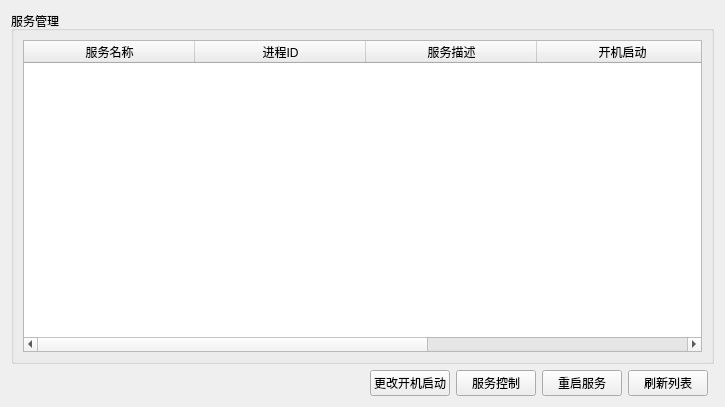
<?xml version="1.0" encoding="UTF-8"?>
<ui version="4.0">
 <class>SvrMgrPage</class>
 <widget class="QWidget" name="SvrMgrPage">
  <property name="geometry">
   <rect>
    <x>0</x>
    <y>0</y>
    <width>725</width>
    <height>407</height>
   </rect>
  </property>
  <property name="windowTitle">
   <string>Form</string>
  </property>
  <layout class="QGridLayout" name="gridLayout">
   <item row="1" column="4">
    <widget class="QPushButton" name="freshButton">
     <property name="text">
      <string>刷新列表</string>
     </property>
    </widget>
   </item>
   <item row="1" column="1">
    <widget class="QPushButton" name="setBootButton">
     <property name="text">
      <string>更改开机启动</string>
     </property>
    </widget>
   </item>
   <item row="1" column="2">
    <widget class="QPushButton" name="openSvrButton">
     <property name="text">
      <string>服务控制</string>
     </property>
    </widget>
   </item>
   <item row="0" column="0" colspan="6">
    <widget class="QGroupBox" name="groupBox_3">
     <property name="enabled">
      <bool>true</bool>
     </property>
     <property name="title">
      <string>服务管理</string>
     </property>
     <layout class="QHBoxLayout" name="horizontalLayout_2">
      <item>
       <widget class="QTableWidget" name="svrTableWidget">
        <attribute name="horizontalHeaderCascadingSectionResizes">
         <bool>false</bool>
        </attribute>
        <attribute name="horizontalHeaderDefaultSectionSize">
         <number>171</number>
        </attribute>
        <column>
         <property name="text">
          <string>服务名称</string>
         </property>
        </column>
        <column>
         <property name="text">
          <string>进程ID</string>
         </property>
        </column>
        <column>
         <property name="text">
          <string>服务描述</string>
         </property>
        </column>
        <column>
         <property name="text">
          <string>开机启动</string>
         </property>
        </column>
        <column>
         <property name="text">
          <string>运行状态</string>
         </property>
        </column>
       </widget>
      </item>
     </layout>
    </widget>
   </item>
   <item row="1" column="0">
    <spacer name="horizontalSpacer">
     <property name="orientation">
      <enum>Qt::Horizontal</enum>
     </property>
     <property name="sizeHint" stdset="0">
      <size>
       <width>408</width>
       <height>20</height>
      </size>
     </property>
    </spacer>
   </item>
   <item row="1" column="3">
    <widget class="QPushButton" name="restartSvrButton">
     <property name="text">
      <string>重启服务</string>
     </property>
    </widget>
   </item>
  </layout>
 </widget>
 <resources/>
 <connections/>
</ui>
